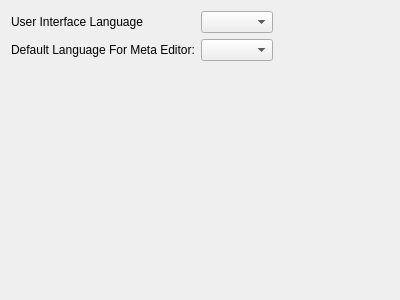
<?xml version="1.0" encoding="UTF-8"?>
<ui version="4.0">
 <class>LanguageWidget</class>
 <widget class="QWidget" name="LanguageWidget">
  <property name="geometry">
   <rect>
    <x>0</x>
    <y>0</y>
    <width>400</width>
    <height>300</height>
   </rect>
  </property>
  <property name="windowTitle">
   <string>Language</string>
  </property>
  <layout class="QVBoxLayout" name="verticalLayout">
   <item>
    <layout class="QHBoxLayout" name="horizontalLayout" stretch="0,0">
     <item>
      <layout class="QGridLayout" name="gridLayout">
       <item row="0" column="0">
        <widget class="QLabel" name="label_ui">
         <property name="toolTip">
          <string>You must restart Sigil after changing the User Interface language.

If a translation for specific word or phrase is not available it will be displayed in English.

Use Preferences-&gt;Spell Check to set the Spell Check language.</string>
         </property>
         <property name="text">
          <string>User Interface Language</string>
         </property>
        </widget>
       </item>
       <item row="0" column="1">
        <widget class="QComboBox" name="cbUILanguage"/>
       </item>
       <item row="1" column="0">
        <widget class="QLabel" name="label_metaeditor">
         <property name="toolTip">
          <string>Set the default language used by the Meta Editor for new books.</string>
         </property>
         <property name="text">
          <string>Default Language For Meta Editor:</string>
         </property>
        </widget>
       </item>
       <item row="1" column="1">
        <widget class="QComboBox" name="cbMetadataLanguage"/>
       </item>
      </layout>
     </item>
     <item>
      <spacer name="horizontalSpacer">
       <property name="orientation">
        <enum>Qt::Horizontal</enum>
       </property>
       <property name="sizeHint" stdset="0">
        <size>
         <width>40</width>
         <height>20</height>
        </size>
       </property>
      </spacer>
     </item>
    </layout>
   </item>
   <item>
    <spacer name="verticalSpacer">
     <property name="orientation">
      <enum>Qt::Vertical</enum>
     </property>
     <property name="sizeHint" stdset="0">
      <size>
       <width>20</width>
       <height>100</height>
      </size>
     </property>
    </spacer>
   </item>
  </layout>
 </widget>
 <resources/>
 <connections/>
</ui>
